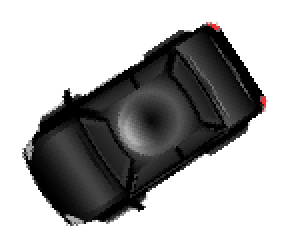
#> input picture game/race/car_sprite_images/black_car_147.png, 141 x 126 px (shown 2 times larger)
$ python _sprite_generator.py black_car_147.png
#> lines starting #> are read from the running program, lines starting #| are printed output that depends on the picture
import PIL as pillow
from PIL import Image
import os
import sys

# accepts full image file name as command line argument
file_name = sys.argv[1]

# Open image file
image = Image.open(file_name)
#> image is the input picture: PIL image 141x126 RGBA; mean R, G, B, A 171.6, 171.3, 171.3, 255

# Split file base name and extension
base_name = os.path.splitext(file_name)[0]
ext = os.path.splitext(file_name)[1]

# Rotate 1 degree at a time and save newfile
for i in range(0,360,1):
    rotated = image.rotate(-i+270, resample=0, expand=1, fillcolor="white")
    rotated.save(base_name + "_" + str(i) + ext)
#> this loop made 360 passes
#> pass 1, `rotated = image.rotate(-i+270, resample=0, expand=1, fillcolor="white")`:
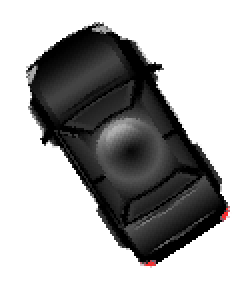
#> rotated: PIL image 126x141 RGBA (shown 2 times larger); mean R, G, B, A 171.6, 171.3, 171.3, 255
#> pass 2, `rotated = image.rotate(-i+270, resample=0, expand=1, fillcolor="white")`:
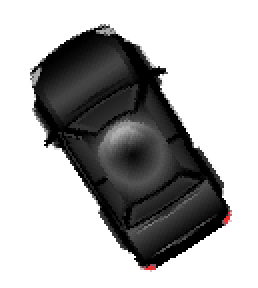
#> rotated: PIL image 129x144 RGBA (shown 2 times larger); mean R, G, B, A 175.2, 175, 175, 255
#> pass 3, `rotated = image.rotate(-i+270, resample=0, expand=1, fillcolor="white")`:
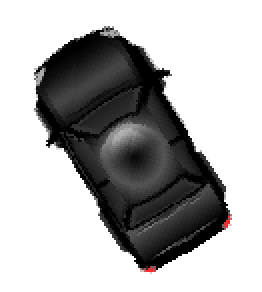
#> rotated: PIL image 131x146 RGBA (shown 2 times larger); mean R, G, B, A 177.5, 177.2, 177.2, 255
#> after the loop:
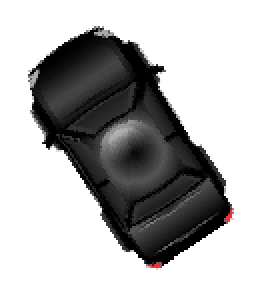
#> rotated: PIL image 129x144 RGBA (shown 2 times larger); mean R, G, B, A 175.2, 175, 175, 255

$ run again, on game/race/car_sprite_images/black_car_181.png
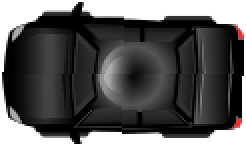
#> input picture game/race/car_sprite_images/black_car_181.png, 123 x 74 px (shown 2 times larger)
#> image is the input picture: PIL image 123x74 RGBA; mean R, G, B, A 92.1, 91.6, 91.6, 255
#> the loop `for i in range(0,360,1):` made 360 passes
#> pass 1, `rotated = image.rotate(-i+270, resample=0, expand=1, fillcolor="white")`:
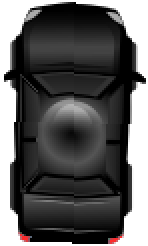
#> rotated: PIL image 74x123 RGBA (shown 2 times larger); mean R, G, B, A 92.1, 91.6, 91.6, 255
#> after the loop `for i in range(0,360,1):`:
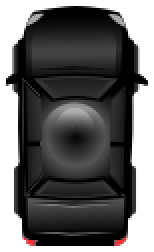
#> rotated: PIL image 77x126 RGBA (shown 2 times larger); mean R, G, B, A 102.3, 101.8, 101.8, 255

$ run again, on game/race/car_sprite_images/black_car_190.png
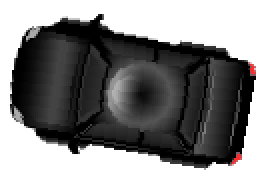
#> input picture game/race/car_sprite_images/black_car_190.png, 131 x 92 px (shown 2 times larger)
#> image is the input picture: PIL image 131x92 RGBA; mean R, G, B, A 132, 131.6, 131.6, 255
#> the loop `for i in range(0,360,1):` made 360 passes
#> pass 1, `rotated = image.rotate(-i+270, resample=0, expand=1, fillcolor="white")`:
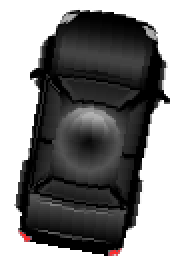
#> rotated: PIL image 92x131 RGBA (shown 2 times larger); mean R, G, B, A 132, 131.6, 131.6, 255
#> after the loop `for i in range(0,360,1):`:
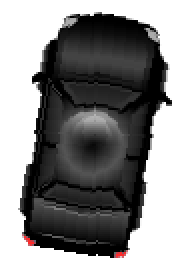
#> rotated: PIL image 95x134 RGBA (shown 2 times larger); mean R, G, B, A 138.6, 138.2, 138.2, 255

$ run again, on game/race/car_sprite_images/black_car_21.png
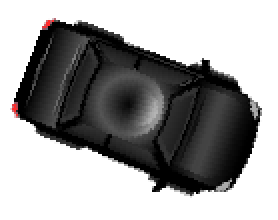
#> input picture game/race/car_sprite_images/black_car_21.png, 139 x 110 px (shown 2 times larger)
#> image is the input picture: PIL image 139x110 RGBA; mean R, G, B, A 158, 157.7, 157.7, 255
#> the loop `for i in range(0,360,1):` made 360 passes
#> pass 1, `rotated = image.rotate(-i+270, resample=0, expand=1, fillcolor="white")`:
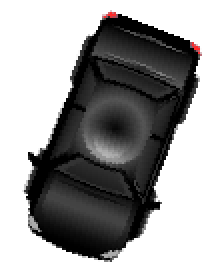
#> rotated: PIL image 110x139 RGBA (shown 2 times larger); mean R, G, B, A 158, 157.7, 157.7, 255
#> after the loop `for i in range(0,360,1):`:
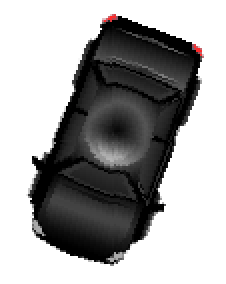
#> rotated: PIL image 113x142 RGBA (shown 2 times larger); mean R, G, B, A 162.6, 162.3, 162.3, 255
